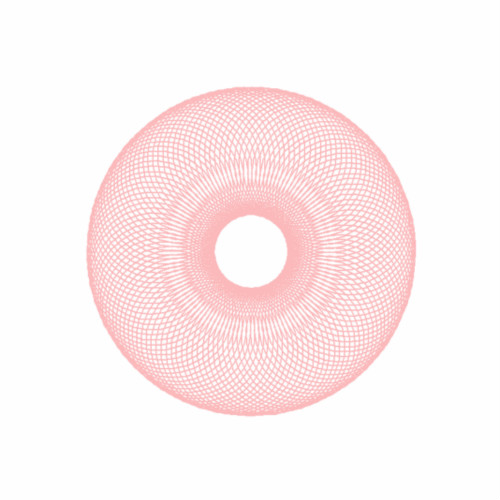

The script that drew this image:
from turtle import *

title('甜甜圈')

penup()
setx(0)
sety(58)
pendown()

shape('turtle')
width(2)
pencolor('#fcbabc')

for i in range(120):
    circle(99)
    right(3)
    forward(3)

hideturtle()
done()
